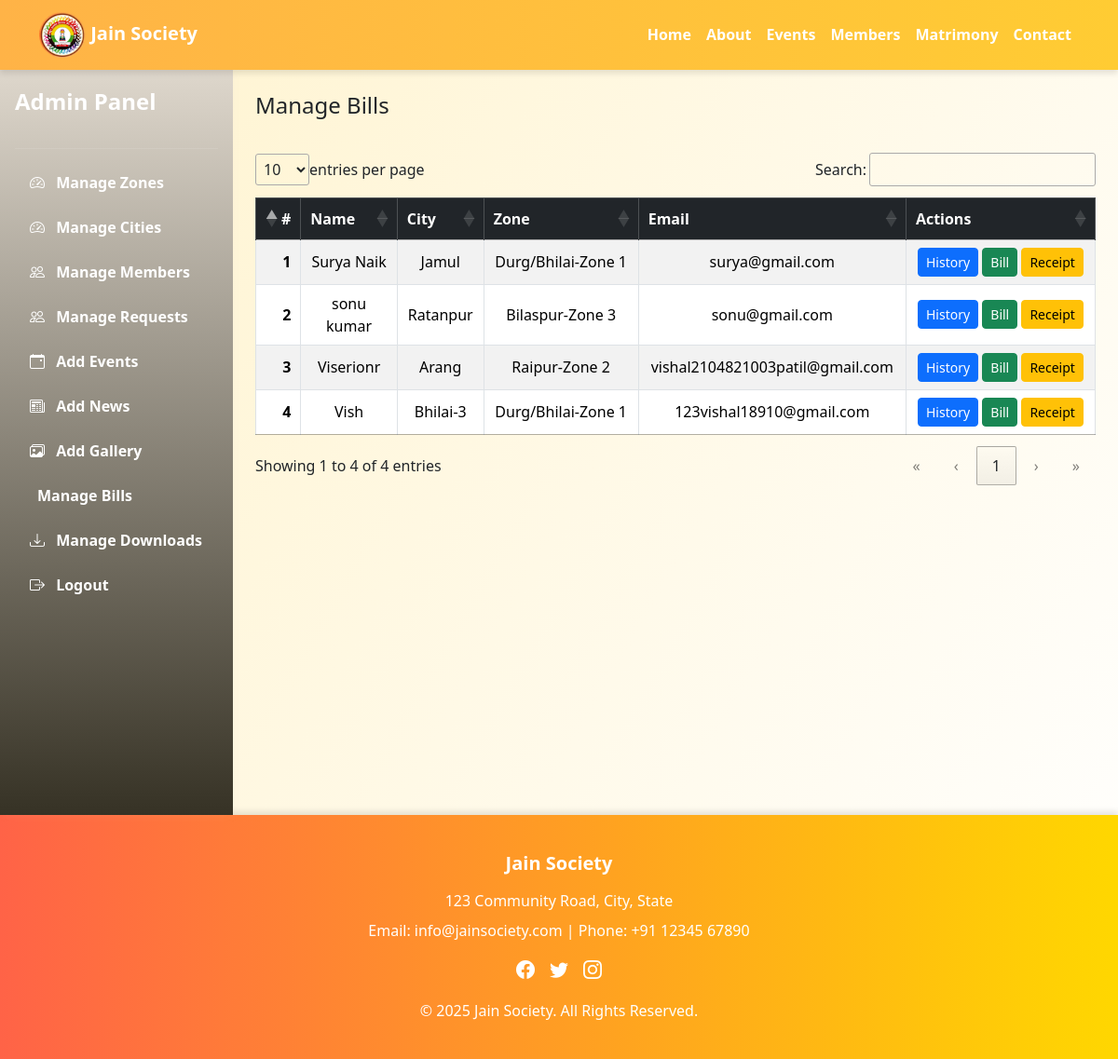
The page /admin-payments.php?status=1 (signed in) on the database as committed earlier.
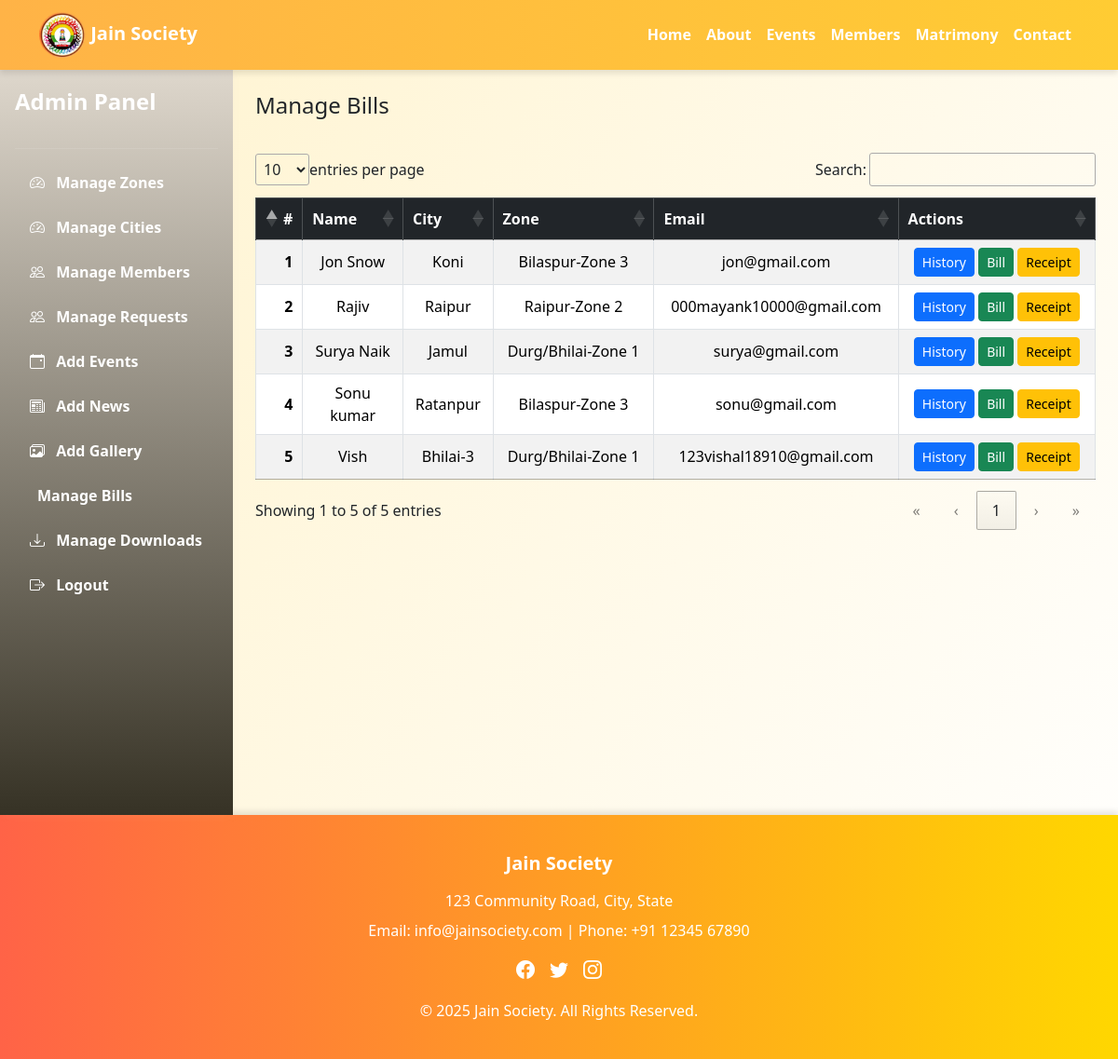
The same page on the database as committed later.
### tables this page shows
CREATE TABLE IF NOT EXISTS `members` (
  `member_id` int NOT NULL AUTO_INCREMENT,
  `user_id` int NOT NULL,
  `zone_id` int NOT NULL,
  `city_id` int NOT NULL,
  `plan_id` int NOT NULL,
  `gender` varchar(20) NOT NULL,
  `dob` date NOT NULL,
  `membership_start` date DEFAULT NULL,
  `membership_end` date DEFAULT NULL,
  `phone` text NOT NULL,
  `address` text,
  `photo` varchar(255) DEFAULT NULL,
  `created_at` timestamp NULL DEFAULT CURRENT_TIMESTAMP,
  `fullname` varchar(50) NOT NULL,
  `balance_amount` float NOT NULL,
  PRIMARY KEY (`member_id`),
  KEY `user_id` (`user_id`),
  KEY `zone_id` (`zone_id`),
  KEY `city_id` (`city_id`),
  KEY `plan_id` (`plan_id`)
);

CREATE TABLE IF NOT EXISTS `cities` (
  `city_id` int NOT NULL AUTO_INCREMENT,
  `zone_id` int NOT NULL,
  `city_name` varchar(100) NOT NULL,
  `cstatus` int NOT NULL DEFAULT '1',
  PRIMARY KEY (`city_id`),
  KEY `zone_id` (`zone_id`)
);

CREATE TABLE IF NOT EXISTS `zones` (
  `zone_id` int NOT NULL AUTO_INCREMENT,
  `zone_name` varchar(100) NOT NULL,
  `zstatus` int NOT NULL DEFAULT '1',
  PRIMARY KEY (`zone_id`),
  UNIQUE KEY `name` (`zone_name`)
);

CREATE TABLE IF NOT EXISTS `users` (
  `id` int NOT NULL AUTO_INCREMENT,
  `name` varchar(150) NOT NULL,
  `email` varchar(150) NOT NULL,
  `password` varchar(255) NOT NULL DEFAULT '123456',
  `role` varchar(30) NOT NULL DEFAULT 'user',
  `created_at` timestamp NULL DEFAULT CURRENT_TIMESTAMP,
  `onboarding` int NOT NULL DEFAULT '0',
  PRIMARY KEY (`id`),
  UNIQUE KEY `email` (`email`)
);

### admin-payments.php (the view, shortened to what this page needs)
<?php
if(isset($_SESSION["uname"]) && $_SESSION["utype"]=='admin')
{
include("header.php");
include("connectdb.php");
?>
<main>
<div class="d-flex">
    <?php include('adminDashboard.php'); ?>
    <div class="flex-grow-1 p-4">
        <h4 class="mb-4">Manage Bills</h4>
        <div class="table-responsive">
            <table class="table table-striped table-hover table-bordered align-middle text-center" id="myTable">
                <thead class="table-dark">
                    <tr>
                        <th>#</th>
                        <th>Name</th>
                        <th>City</th>
                        <th>Zone</th>
                        <th>Email</th>
                        <th>Actions</th>
                    </tr>
                </thead>
                <tbody>
<?php
$i=0;
$query = "
SELECT m.member_id, m.fullname, u.email, c.city_name, z.zone_name
FROM members m
JOIN users u ON m.user_id = u.id
JOIN cities c ON m.city_id = c.city_id
JOIN zones z ON m.zone_id = z.zone_id
ORDER BY m.member_id DESC
";
$result = mysqli_query($con, $query);
while($row = mysqli_fetch_assoc($result)) {
$i++;
?>
<tr>
    <th><?= $i ?></th>
    <td><?= htmlspecialchars($row['fullname']) ?></td>
    <td><?= htmlspecialchars($row['city_name']) ?></td>
    <td><?= htmlspecialchars($row['zone_name']) ?></td>
    <td><?= htmlspecialchars($row['email']) ?></td>
    <td>
        <button class="btn btn-sm btn-primary"
            data-bs-toggle="modal"
            data-bs-target="#historyModal<?= $row['member_id'] ?>">
            History
        </button>
        <button class="btn btn-sm btn-success"
            data-bs-toggle="modal"
            data-bs-target="#billModal<?= $row['member_id'] ?>">
            Bill
        </button>
        <button class="btn btn-sm btn-warning"
            data-bs-toggle="modal"
            data-bs-target="#receiptModal<?= $row['member_id'] ?>">
            Receipt
        </button>
    </td>
</tr>
<?php } ?>
                </tbody>
            </table>
        </div>
    </div>
</div>
</main>
<?php include("footer.php"); } else { include("index.php"); } ?>

### header.php (shortened to what this page needs)
<!DOCTYPE html>
<html lang="en">
<head>
<link href="https://cdn.jsdelivr.net/npm/bootstrap@5.3.2/dist/css/bootstrap.min.css" rel="stylesheet">
<link href="https://cdn.jsdelivr.net/npm/bootstrap-icons@1.10.5/font/bootstrap-icons.css" rel="stylesheet">
<link href="https://cdnjs.cloudflare.com/ajax/libs/animate.css/4.1.1/animate.min.css" rel="stylesheet">
    <link rel="stylesheet" href="./dataTables.dataTables.min.css">
<link rel="stylesheet" href="style.css">
</head>
<body>
<nav class="navbar navbar-expand-lg navbar-light" style="background: linear-gradient(90deg, #FFB347, #FFCC33); box-shadow: 0 4px 6px rgba(0,0,0,0.1);">
  <div class="container">
    <a class="navbar-brand fw-bold text-white" href="#">
      <img src="logo.png" alt="" style="width:50px;" class="rounded-pill">
         Jain Society
        </a>
    <div class="collapse navbar-collapse" id="navbarNav">
      <ul class="navbar-nav ms-auto">
        <li class="nav-item">
          <a class="nav-link text-white fw-semibold" href="#">Home</a>
        </li>
        <li class="nav-item">
          <a class="nav-link text-white fw-semibold" href="#">About</a>
        </li>
        <li class="nav-item">
          <a class="nav-link text-white fw-semibold" href="#">Events</a>
        </li>
        <li class="nav-item">
          <a class="nav-link text-white fw-semibold" href="#">Members</a>
        </li>
        <li class="nav-item">
          <a class="nav-link text-white fw-semibold" href="https://Www.matrimonysoftware.in">Matrimony</a>
        </li>
        <li class="nav-item">
          <a class="nav-link text-white fw-semibold" href="#">Contact</a>
        </li>
      </ul>
    </div>
  </div>
</nav>

### adminDashboard.php (shortened to what this page needs)
<div class="d-none d-lg-flex admin-sidebar flex-column p-3 text-white">
    <a href="#" class="admin-sidebar-brand d-flex align-items-center mb-3 text-white text-decoration-none">
        <span class="fs-4 fw-bold">Admin Panel</span>
    </a>
    <hr class="admin-sidebar-divider">
    <ul class="admin-sidebar-nav nav flex-column mb-auto">
        <li class="nav-item mb-2">
            <a href="dataTableZones.php" class="nav-link admin-sidebar-link text-white fw-semibold">
                <i class="bi bi-speedometer2 me-2"></i> Manage Zones
            </a>
        </li>
         <li class="nav-item mb-2">
            <a href="dataTableCities.php" class="nav-link admin-sidebar-link text-white fw-semibold">
                <i class="bi bi-speedometer2 me-2"></i> Manage Cities
            </a>
        </li>
        <li class="nav-item mb-2">
            <a href="dataTableMember.php" class="nav-link admin-sidebar-link text-white fw-semibold">
                <i class="bi bi-people me-2"></i> Manage Members
            </a>
        </li>
        <li class="nav-item mb-2">
            <a href="manage_request.php" class="nav-link admin-sidebar-link text-white fw-semibold">
                <i class="bi bi-people me-2"></i> Manage Requests
            </a>
        </li>
         <li class="nav-item mb-2">
            <a href="manage_events.php" class="nav-link admin-sidebar-link text-white fw-semibold">
                <i class="bi bi-calendar-event me-2"></i> Add Events
            </a>
        </li>
         <li class="nav-item mb-2">
            <a href="manage_news.php" class="nav-link admin-sidebar-link text-white fw-semibold">
                <i class="bi bi-newspaper me-2"></i> Add News
            </a>
        </li>
        <li class="nav-item mb-2">
            <a href="manage_gallery.php" class="nav-link admin-sidebar-link text-white fw-semibold">
                <i class="bi bi-images me-2"></i> Add Gallery
            </a>
        </li>
        <li class="nav-item mb-2">
            <a href="admin-payments.php" class="nav-link admin-sidebar-link text-white fw-semibold">
                <i class="bi bi-message me-2"></i> Manage Bills
            </a>
        </li>
         <li class="nav-item mb-2">
            <a href="datatTableDownload.php" class="nav-link admin-sidebar-link text-white fw-semibold">
                <i class="bi bi-download me-2"></i> Manage Downloads
            </a>
        </li>
        <li class="nav-item">
            <a href="logout.php" class="nav-link admin-sidebar-link text-white fw-semibold">
                <i class="bi bi-box-arrow-right me-2"></i> Logout
            </a>
        </li>
    </ul>
</div>

### footer.php (shortened to what this page needs)
<footer class="text-white" style="background: linear-gradient(90deg, #FF6347, #FFD700); padding: 40px 0; box-shadow: 0 -4px 6px rgba(0,0,0,0.1);">
  <div class="container text-center">
    <h5 class="mb-3 fw-bold">Jain Society</h5>
    <p class="mb-2">123 Community Road, City, State</p>
    <p class="mb-2">Email: info@jainsociety.com | Phone: +91 12345 67890</p>
    <div class="d-flex justify-content-center gap-3 mt-3">
      <a href="#" class="text-white fs-5"><i class="bi bi-facebook"></i></a>
      <a href="#" class="text-white fs-5"><i class="bi bi-twitter"></i></a>
      <a href="#" class="text-white fs-5"><i class="bi bi-instagram"></i></a>
    </div>
    <p class="mt-3 mb-0">&copy; 2025 Jain Society. All Rights Reserved.</p>
  </div>
</footer>
</body>
</html>

### style.css (style rules this page uses)
main { min-height: 500px; }
.navbar-nav .nav-link { position: relative; transition: 0.3s; color: black; }
.navbar-nav .nav-link::after { content: ""; position: absolute; width: 0; height: 2px; left: 0; bottom: 0; background-color: #fff; transition: 0.3s; }
:root { --orange:#ff9800; --yellow:#ffc107; --cream:#fff3cd; --red:#dc3545; --green:#198754; }
body { background: linear-gradient(120deg, var(--cream), #fff); }

### adminDashboard.php (style rules this page uses)
.admin-sidebar { width: 250px; height: 100vh; background: linear-gradient(to bottom, #ded7ccff, #363225ff); box-shadow: 2px 0 8px rgba(217, 212, 212, 0.1); }
.admin-sidebar-divider { border-color: rgba(255,255,255,0.4); }
.admin-sidebar-link { transition: 0.3s; border-radius: 6px; }

Rows that differ between the two databases and show on the page:
removed members: fullname "Viserionr", city.city_name "Arang", zone.zone_name "Raipur-Zone 2", user.email "vishal2104821003patil@gmail.com"
added members: fullname "Jon Snow", city.city_name "Koni", zone.zone_name "Bilaspur-Zone 3", user.email "jon@gmail.com"
added members: fullname "Rajiv", city.city_name "Raipur", zone.zone_name "Raipur-Zone 2", user.email "000mayank10000@gmail.com"
changed members "Ratanpur": fullname "sonu kumar" → "Sonu kumar"
Other text that changed with them:
text written by a page script: "entries per page Search: Showing 1 to 4 of 4 entries « ‹ 1 › »" → "entries per page Search: Showing 1 to 5 of 5 entries « ‹ 1 › »"
